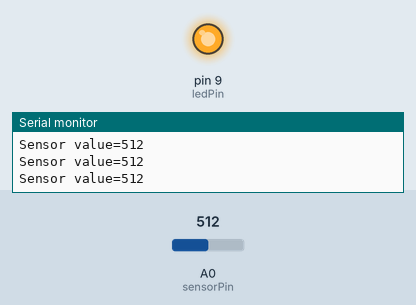
A sketch run on a simulated Arduino Uno, built with avr-gcc and run on an emulated ATmega328P. Shown: output pins drawn as LEDs (lit = HIGH), the last lines printed to the serial monitor. Inputs (shaded band) come from the test bench; at power-on: A0 (sensorPin) = 512.

Above: at 1.2 s.
1.3 s: A0 (sensorPin) set to 0
At 1.9 s:
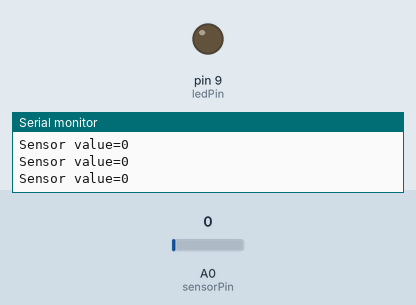
2.8 s: A0 (sensorPin) set to 122
At 4.0 s:
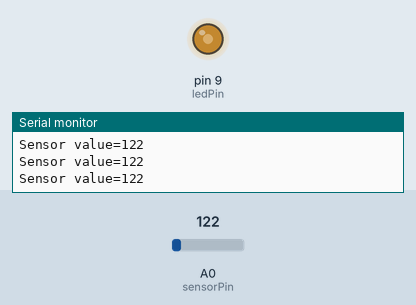
4.3 s: A0 (sensorPin) set to 306
At 5.3 s:
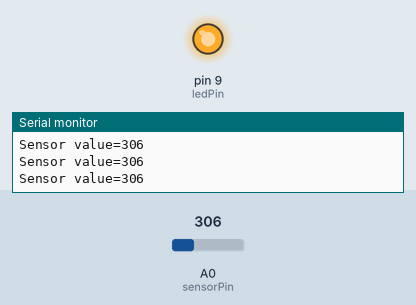
Timing chart, 0 to 7.3 s (numbered marks = the images above; inputs shaded):
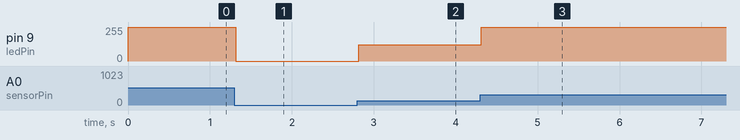

Measured:
- after the input at 1.3 s, pin 9 (ledPin): 255/255 → 0/255 at once
- after the input at 2.8 s, pin 9 (ledPin): 0/255 → 122/255 at once
- after the input at 4.3 s, pin 9 (ledPin): 122/255 → 255/255 at once

The sketch:

Analog_Input_Analod_Output-LEDDimmer.ino
```cpp
int sensorPin = A0;    // select the input pin for the potentiometer
int ledPin = 9;      // select the pin for the LED
int sensorValue = 0;  // variable to store the value coming from the sensor

void setup() {
  // declare the ledPin as an OUTPUT:
  pinMode(ledPin, OUTPUT);
  Serial.begin(9600);
}

void loop() {
  // read the value from the sensor:
  sensorValue = analogRead(sensorPin);
  analogWrite(ledPin, sensorValue);
  Serial.print("Sensor value=");
  Serial.println(sensorValue);
}
```
